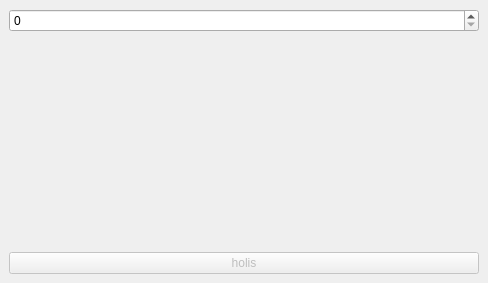
<?xml version="1.0" encoding="UTF-8"?>
<ui version="4.0">
 <class>MainWindow</class>
 <widget class="QMainWindow" name="MainWindow">
  <property name="geometry">
   <rect>
    <x>0</x>
    <y>0</y>
    <width>488</width>
    <height>283</height>
   </rect>
  </property>
  <property name="windowTitle">
   <string>Holis</string>
  </property>
  <widget class="QWidget" name="centralwidget">
   <layout class="QVBoxLayout">
    <item>
     <widget class="QSpinBox" name="spinBox_amount"/>
    </item>
    <item>
     <widget class="QLabel" name="label_even_odd"/>
    </item>
    <item>
     <widget class="QPushButton" name="pushButton_reset">
      <property name="enabled">
       <bool>false</bool>
      </property>
      <property name="text">
       <string>holis</string>
      </property>
     </widget>
    </item>
   </layout>
  </widget>
 </widget>
 <resources/>
 <connections/>
</ui>
